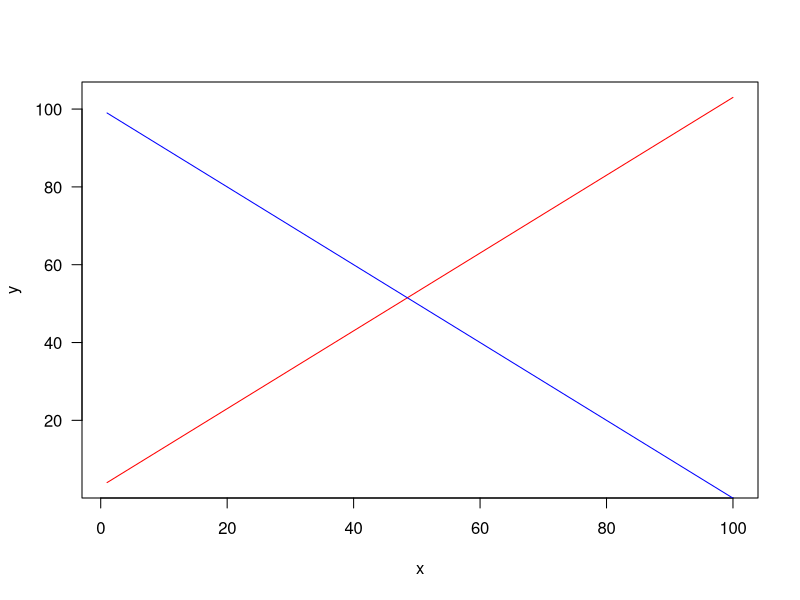

This chart was generated by the following R code:
## ---- chunk 1
options(htmltools.dir.version = FALSE)
knitr::opts_chunk$set(echo=TRUE, message = FALSE, warning = FALSE, comment = "#>", fig.align = "center")
options(dplyr.print_min = 5, dplyr.print_max = 5)
## ---- chunk 2
knitr::include_graphics("https://arpanosso.github.io/estatinfo/slides/img/venn_01.png")
## ---- chunk 3
knitr::include_graphics("https://arpanosso.github.io/estatinfo/slides/img/venn_02.png")
## ---- chunk 4
knitr::include_graphics("https://arpanosso.github.io/estatinfo/slides/img/venn_03.png")
## ---- chunk 5
knitr::include_graphics("https://raw.githubusercontent.com/arpanosso/estatinfo/master/slides/img/venn_04.png")
## ---- chunk 6
x<-1:100
y<- x*1+3
z<- -x*1 + 100
plot(x,y,type="l",col="red",las=1)
points(x,z,type="l",col="blue")
## ---- chunk 7
knitr::include_graphics("https://raw.githubusercontent.com/arpanosso/estatinfo/master/slides/img/venn_05.png")
## ---- chunk 8
knitr::include_graphics("https://raw.githubusercontent.com/arpanosso/estatinfo/master/slides/img/venn_06.png")
## ---- chunk 9
knitr::include_graphics("https://raw.githubusercontent.com/arpanosso/estatinfo/master/slides/img/venn_07.png")
## ---- chunk 10
knitr::include_graphics("https://raw.githubusercontent.com/arpanosso/estatinfo/master/slides/img/venn_08.png")
## ---- chunk 11
knitr::include_graphics("https://raw.githubusercontent.com/arpanosso/estatinfo/master/slides/img/venn_08.png")
## ---- chunk 12
knitr::include_graphics("https://raw.githubusercontent.com/arpanosso/estatinfo/master/slides/img/venn_09.png")
## ---- chunk 13
knitr::include_graphics("https://raw.githubusercontent.com/arpanosso/estatinfo/master/slides/img/venn_10.png")
## ---- chunk 14
knitr::include_graphics("https://raw.githubusercontent.com/arpanosso/estatinfo/master/slides/img/venn_11.png")

